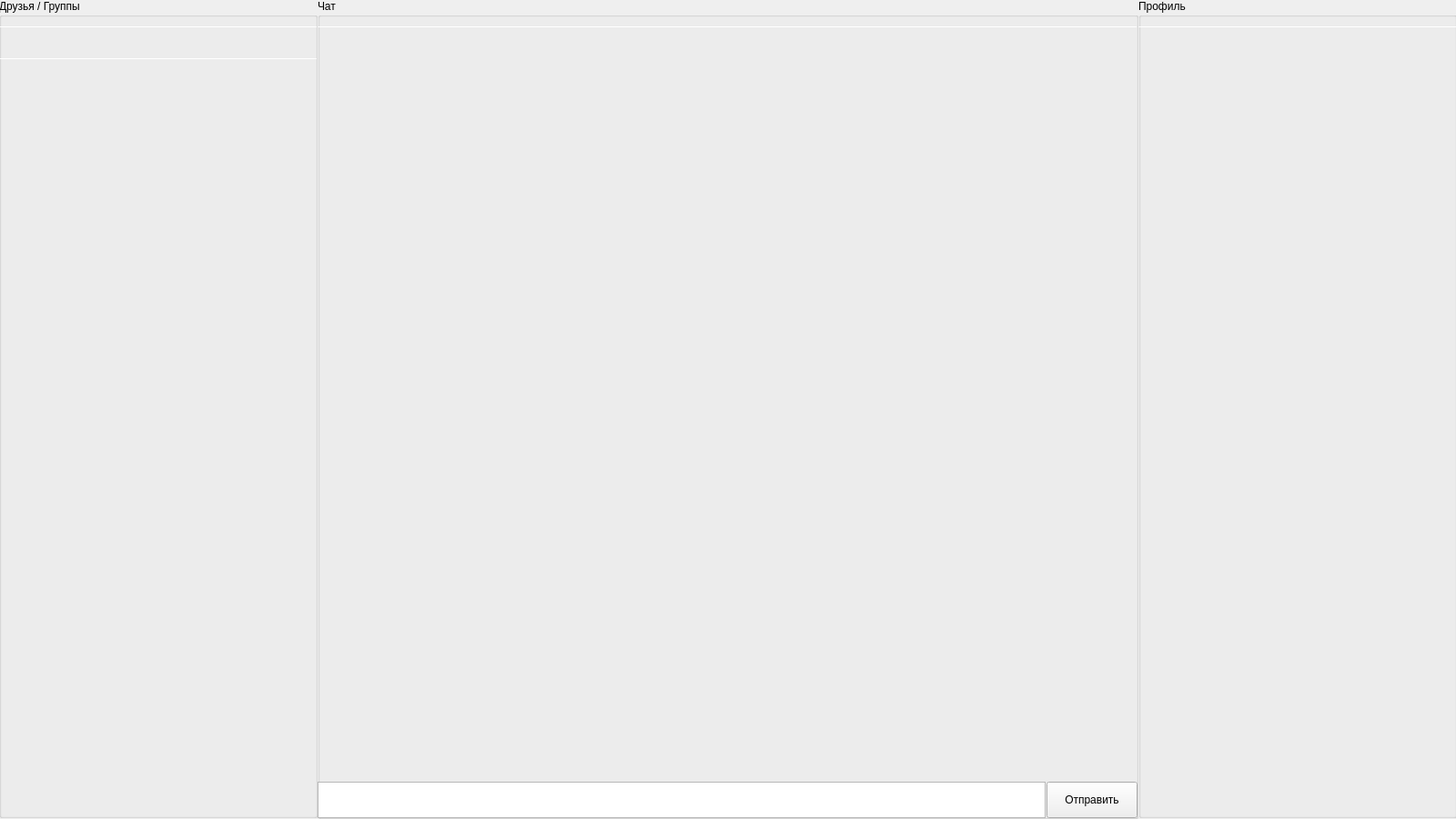
<?xml version="1.0" encoding="UTF-8"?>
<ui version="4.0">
 <class>root</class>
 <widget class="QMainWindow" name="root">
  <property name="geometry">
   <rect>
    <x>0</x>
    <y>0</y>
    <width>1600</width>
    <height>900</height>
   </rect>
  </property>
  <property name="UnChat - BETA 2.0">
   <string>MainWindow</string>
  </property>
  <widget class="QWidget" name="centralwidget">
   <widget class="QGroupBox" name="groupBox">
    <property name="geometry">
     <rect>
      <x>-1</x>
      <y>-1</y>
      <width>350</width>
      <height>900</height>
     </rect>
    </property>
    <property name="title">
     <string>Друзья / Группы</string>
    </property>
    <widget class="Line" name="line_2">
     <property name="geometry">
      <rect>
       <x>0</x>
       <y>30</y>
       <width>350</width>
       <height>1</height>
      </rect>
     </property>
     <property name="orientation">
      <enum>Qt::Orientation::Horizontal</enum>
     </property>
    </widget>
    <widget class="Line" name="line_4">
     <property name="geometry">
      <rect>
       <x>0</x>
       <y>65</y>
       <width>350</width>
       <height>1</height>
      </rect>
     </property>
     <property name="orientation">
      <enum>Qt::Orientation::Horizontal</enum>
     </property>
    </widget>
   </widget>
   <widget class="QGroupBox" name="groupBox_2">
    <property name="geometry">
     <rect>
      <x>1251</x>
      <y>-1</y>
      <width>350</width>
      <height>900</height>
     </rect>
    </property>
    <property name="title">
     <string>Профиль</string>
    </property>
    <widget class="Line" name="line_3">
     <property name="geometry">
      <rect>
       <x>0</x>
       <y>30</y>
       <width>350</width>
       <height>1</height>
      </rect>
     </property>
     <property name="orientation">
      <enum>Qt::Orientation::Horizontal</enum>
     </property>
    </widget>
   </widget>
   <widget class="QGroupBox" name="groupBox_3">
    <property name="geometry">
     <rect>
      <x>349</x>
      <y>-1</y>
      <width>902</width>
      <height>901</height>
     </rect>
    </property>
    <property name="title">
     <string>Чат</string>
    </property>
    <widget class="Line" name="line">
     <property name="geometry">
      <rect>
       <x>0</x>
       <y>30</y>
       <width>901</width>
       <height>1</height>
      </rect>
     </property>
     <property name="orientation">
      <enum>Qt::Orientation::Horizontal</enum>
     </property>
    </widget>
    <widget class="QTextEdit" name="messageField">
     <property name="geometry">
      <rect>
       <x>0</x>
       <y>860</y>
       <width>800</width>
       <height>40</height>
      </rect>
     </property>
    </widget>
    <widget class="QPushButton" name="sendMessage">
     <property name="geometry">
      <rect>
       <x>801</x>
       <y>860</y>
       <width>100</width>
       <height>40</height>
      </rect>
     </property>
     <property name="text">
      <string>Отправить</string>
     </property>
    </widget>
   </widget>
  </widget>
 </widget>
 <resources/>
 <connections/>
</ui>
